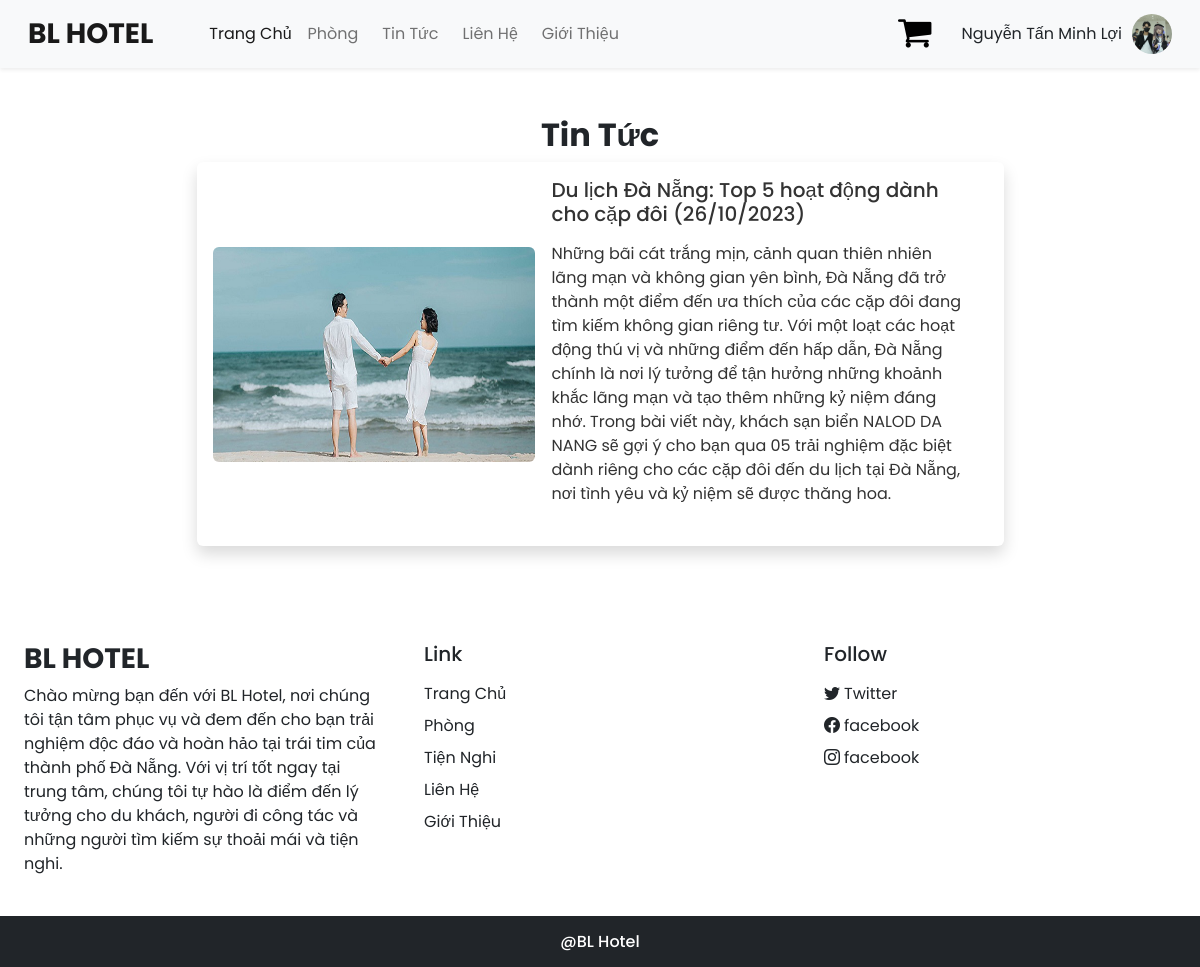
The app's page /index.php?act=news (signed in) with its own data.
### tables this page shows
CREATE TABLE `tin_tuc` (
  `id` int(11) NOT NULL,
  `tieu_de` varchar(500) NOT NULL,
  `mo_ta` text NOT NULL,
  `hinh_mota` text NOT NULL,
  `noi_dung` longtext NOT NULL,
  `trang_thai` int(11) NOT NULL DEFAULT 0,
  `ngay_dang` varchar(25) NOT NULL,
  `so_luot_xem` int(12) NOT NULL DEFAULT 0
);

### model/pdo.php (called while the page is built, shortened)
<?php
function pdo_get_connection()
{
    $dburl = "mysql:host=localhost;dbname=du_an_1;charset=utf8";
    $username = 'root';
    $password = '';
    $conn = new PDO($dburl, $username, $password);
    $conn->setAttribute(PDO::ATTR_ERRMODE, PDO::ERRMODE_EXCEPTION);
    return $conn;
}
function pdo_query($sql)
{
    $sql_args = array_slice(func_get_args(), 1);
    try {
        $conn = pdo_get_connection();
        $stmt = $conn->prepare($sql);
        $stmt->execute($sql_args);
        $rows = $stmt->fetchAll();
        return $rows;
    } catch (PDOException $e) {
        throw $e;
    } finally {
        unset($conn);
    }
}

### model/tintuc.php (called while the page is built, shortened)
<?php
function list_tintuc()
{
    $sql = "SELECT * FROM tin_tuc order by id desc ";
    $result = pdo_query($sql);
    return $result;
}

### inc/news.php (the view, shortened to what this page needs)
<!DOCTYPE html>
<html>
<head>
  <?php require('inc/links.php'); ?>
  <link rel="stylesheet" href="https://cdn.jsdelivr.net/npm/swiper@8/swiper-bundle.min.css" />
  <link rel="stylesheet" type="text/css" href="css/common.css">
</head>
<body>
  <?php require('inc/header.php'); ?>
  <div class="my-5 px-4">
    <h2 class="fw-bold h-font text-center">Tin Tức</h2>
    <div class="container mx-auto">
      <div class="row d-flex justify-content-center">
        <?php if (!empty($list_tintuc)) : ?>
          <?php
          foreach ($list_tintuc as $tintuc) {
            extract($tintuc);
            $chi_tiet_tintuc = "index.php?act=chi_tiet_tin_tuc&id=" . $tintuc["id"];
            if (is_file("upload/" . $hinh_mota)) {
              $hinhxuat = "<img src='upload/" . $hinh_mota . "' class='img-fluid rounded' alt='...'>";
            } else {
              $hinhxuat = "no photo";
            }
            if ($tintuc['trang_thai'] == 0) {
          ?>
              <div class="col-lg-9 col-md-12 px-4">
                <a class="tintuc" href="<?php echo $chi_tiet_tintuc; ?>">
                  <div class="card mb-4 border-0 shadow">
                    <div class="row g-0 p-3 align-items-center">
                      <div class="col-md-5 mb-lg-0 mb-md-0 mb-3">
                        <?php echo $hinhxuat; ?>
                      </div>
                      <div class="col-md-7 px-lg-3 px-md-3 px-0">
                        <h5 class="mb-3"><?php echo $tintuc['tieu_de']; ?></h5>
                        <div class="features mb-4">
                          <p><?php echo $tintuc['mo_ta']; ?></p>
                        </div>
                      </div>
                    </div>
                  </div>
                </a>
              </div>
          <?php }
          } ?>
        <?php else : ?>
          <p>Tin tức trống!</p>
        <?php endif; ?>
      </div>
    </div>
  </div>
  <?php require('inc/footer.php'); ?>
</body>
</html>

### css/common.css (style rules this page uses)
:root { --teal: #2ec1ac; --teal_hover:#279e8c; }
* { font-family: 'Poppins', sans-serif; }
.h-font { font-family: 'Merienda' cursive; }

### inc/news.php (style rules this page uses)
.features p { margin-right: 0; }
a.tintuc { text-decoration: none; color: #333; }

### records on screen
tin_tuc: hinh_mota (picture), tieu_de "Du lịch Đà Nẵng: Top 5 hoạt động dành cho cặp đôi (26/10/2023)", mo_ta "Những bãi cát trắng mịn, cảnh quan thiên nhiên lãng mạn và không gian yên bình, Đà Nẵng đã trở thành một điểm đến ưa thích của các cặp đôi đang tìm kiếm không gian riêng tư. Với một loạt các hoạt động thú vị và những điểm đến hấp dẫn, Đà Nẵng chính là nơi lý tưởng để tận hưởng những khoảnh khắc lãng mạn và tạo thêm những kỷ niệm đáng nhớ. Trong bài viết này, khách sạn biển NALOD DA NANG sẽ gợi ý cho bạn qua 05 trải nghiệm đặc biệt dành riêng cho các cặp đôi đến du lịch tại Đà Nẵng, nơi tình yêu và kỷ niệm sẽ được thăng hoa."

### other values on screen
$_SESSION['khach_hang']['ho_ten'] "Nguyễn Tấn Minh Lợi"
